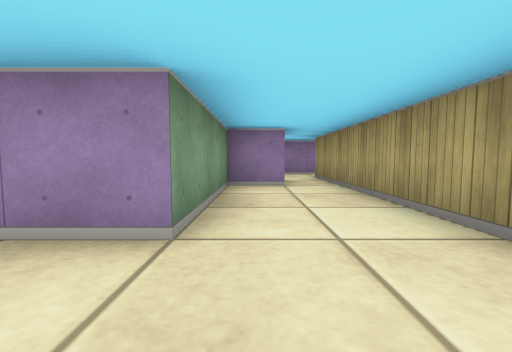
view 1 (above)

17 first-person views from a walk through a cub3D ray-caster map. The camera is about half as high as the walls, tilts 4° down and sees 90° across. The floor is counted in squares. Each view is taken from the middle of a square. On the plan, view 1 faces up. The plan holds only what a view shows up to about 9 squares ahead; the rest is blank.

view 2
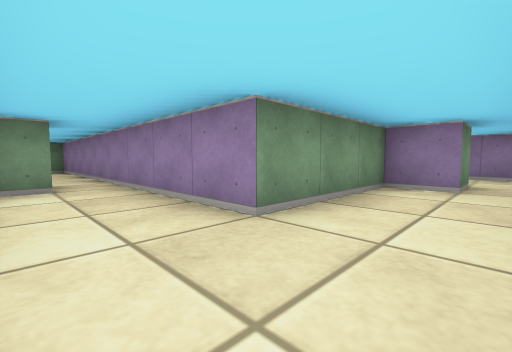

view 3
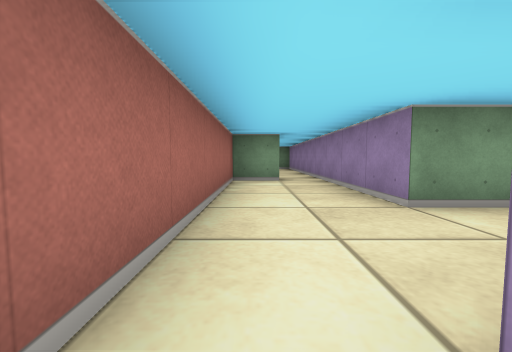

view 4
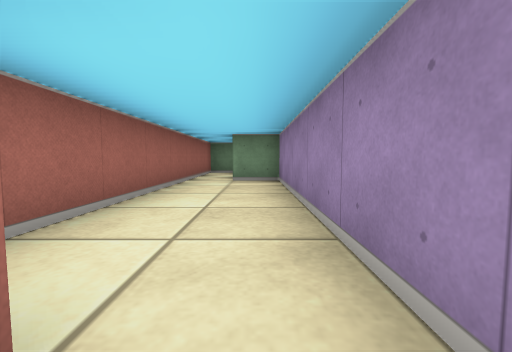

view 5
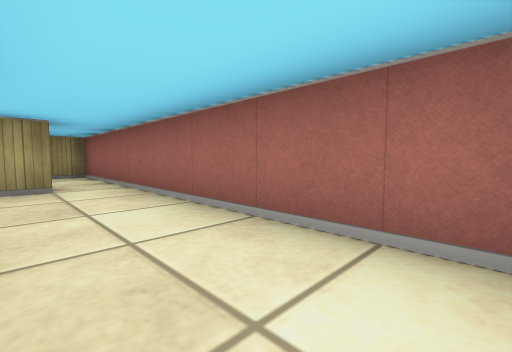

view 6
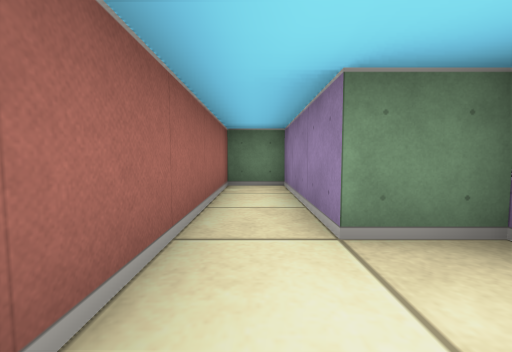

view 7
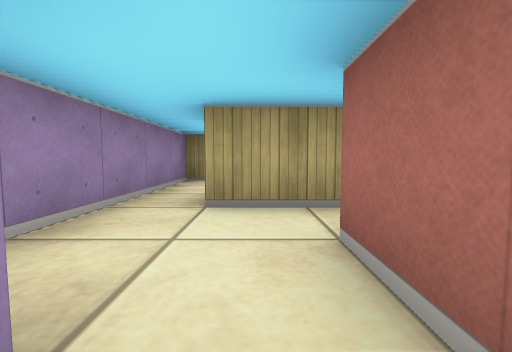

view 8
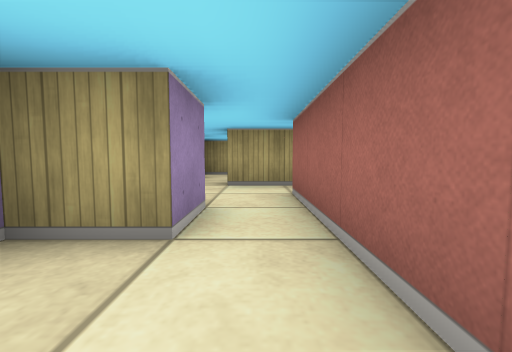

view 9
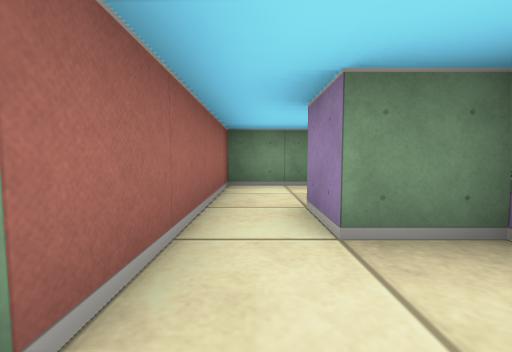

view 10
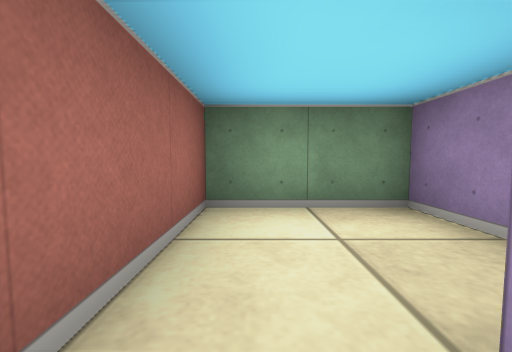

view 11
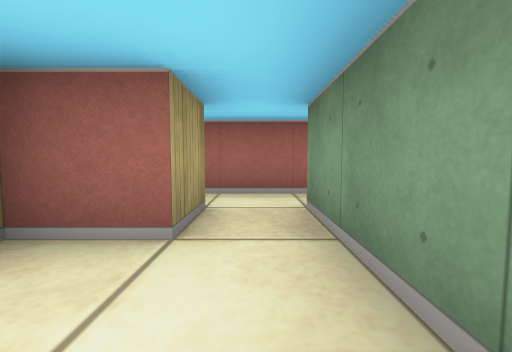

view 12
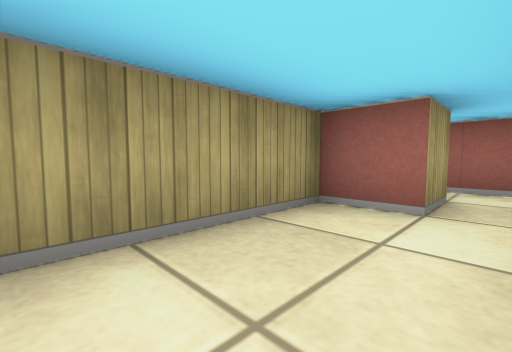

view 13
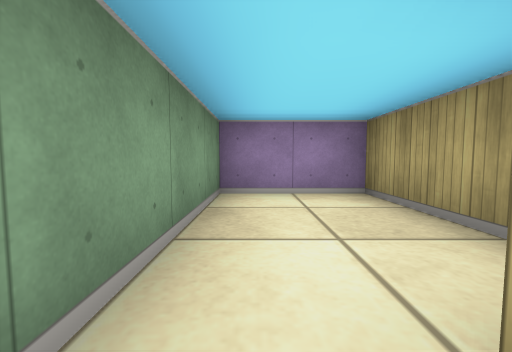

view 14
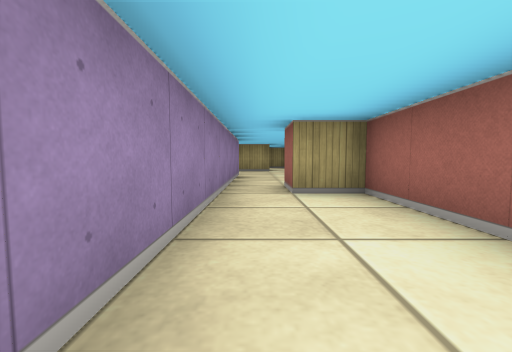

view 15
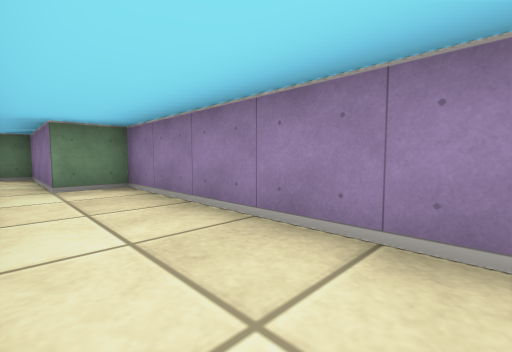

view 16
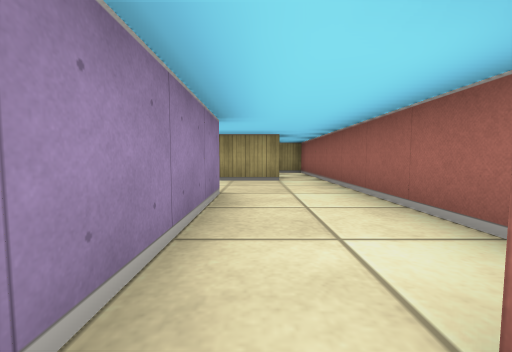

view 17
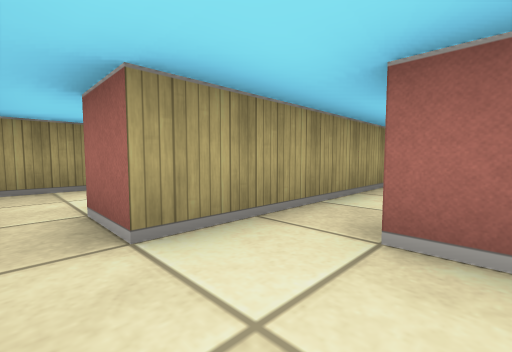

### Floor plan
Ten units are one square. View 1 is at (0, 0); x grows to the right and y downward. Boxes are objects, and circles mark ways between rooms. Rooms are numbered by the first view taken in them; rooms with no view inside come last. Other rooms are left out.
<svg viewBox="-130 -80 180 90">
<path fill="none" stroke="#000" d="M15 -4 15 -45M-35 -5 -35 5 15 5M5 -45 -5 -45 -5 -15 -35 -15M35 -4 35 -15 45 -15 45 -45 25 -45 25 -5M15 5 45 5 45 -2M-35 -15 -95 -15 -95 -5 -125 -5 -125 5 -45 5 -45 -5 -35 -5M-5 -65 -15 -65 -15 -75 -35 -75 -35 -55 -5 -55M-5 -55 5 -55 5 -45M15 -45 15 -65 25 -65M25 -75 -5 -75 -5 -65M45 -60 45 -75 25 -75"/>
<circle cx="20" cy="0" r="3" fill="#2a7"/>
<circle cx="-40" cy="-10" r="3" fill="#2a7"/>
<circle cx="10" cy="-50" r="3" fill="#2a7"/>
<circle cx="-10" cy="-60" r="3" fill="#2a7"/>
<circle cx="20" cy="-70" r="3" fill="#2a7"/>
<text x="0" y="-10">1</text>
<text x="30" y="-20">2</text>
<text x="-80" y="0">3</text>
<text x="-20" y="-60">4</text>
<text x="10" y="-60">5</text>
<text x="30" y="-70">6</text>
</svg>
Room 1 opens to room 2. Room 1 opens to room 3. Room 1 opens to room 5. Room 4 opens to room 5. Room 5 opens to room 6.

Where each view was taken, in squares from view 1:
view 1: 0 up, 0 right, facing up
view 2: 0 up, 1 right, facing up-left
view 3: 0 up, 2 right, facing left
view 4: 1 up, 4 left, facing left
view 5: 1 up, 3 left, facing down-right
view 6: 0 up, 8 left, facing left
view 7: 6 up, 1 left, facing right
view 8: 6 up, 3 left, facing right
view 9: 6 up, 1 right, facing left
view 10: 6 up, 1 left, facing left
view 11: 3 up, 3 right, facing down
view 12: 4 up, 3 right, facing down-right
view 13: 1 up, 3 right, facing up
view 14: 1 up, 8 left, facing right
view 15: 0 up, 5 left, facing up-left
view 16: 1 up, 4 left, facing right
view 17: 7 up, 0 right, facing down-right
